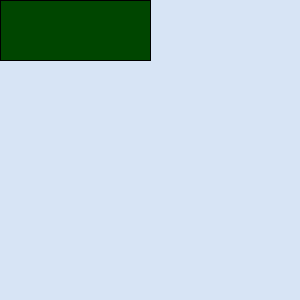
Frame 1 (no input)
Frame 60 (the mouse pressed at the canvas centre just before this capture): identical to frame 1, image omitted
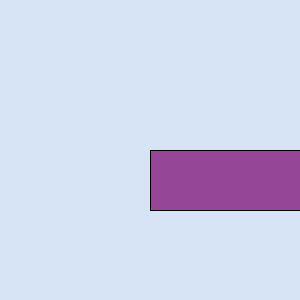
Frame 120 (the mouse held since frame 60 and released just before this capture)

The Processing sketch that drew these frames (run headless with seeded random() and noise(); from frame 60 on, the mouse is pressed at the canvas centre):

// Processing sketch: Changing_rect
// ── Changing_rect.pde
void setup(){
size(300,300);
}
void draw(){
background(215,228,245);
fill(mouseX,70,mouseY);
rect(mouseX,mouseY,150,60);
}
